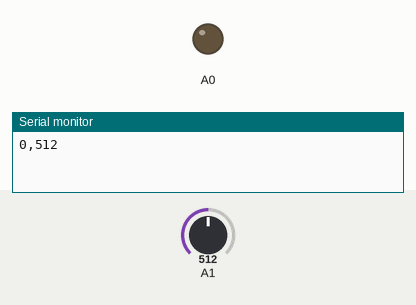
The sketch below on a simulated Arduino Zero (SAMD21). Parts: output pins drawn as LEDs (lit = HIGH), the last lines printed to the serial monitor. Inputs (shaded band) come from the test bench; at power-on: A1 = 512 (analog values on the 0–1023 scale).

Above: at 0.1 s.
At 19.93 s:
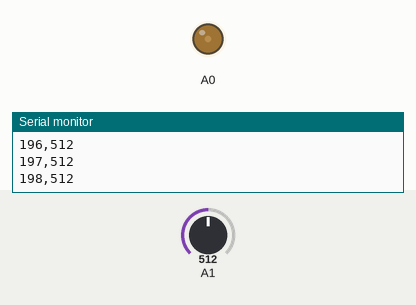
At 39.66 s:
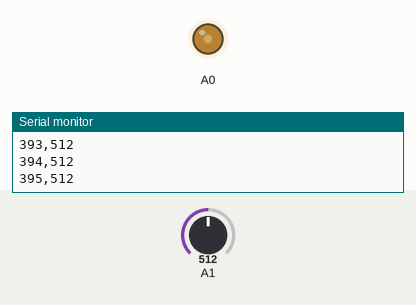
Timing chart, 0 to 40.0 s (numbered marks = the images above):
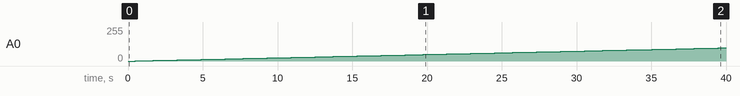

Measured:
- by itself, A0: moves from 0/255 to 99/255 over 39.4 s

The sketch:

dac_test.ino
```cpp
// (licence header left out)
void setup() {
  Serial.begin(9600);
  analogWriteResolution(10);
  analogReadResolution(10);
}

void loop() {
  for(int i=0;i<1024;i++) {
    analogWrite(A0,i);
    int v = analogRead(A1);
    Serial.print(i);
    Serial.print(",");
    Serial.println(v);
    delay(100);
  }
}
```
